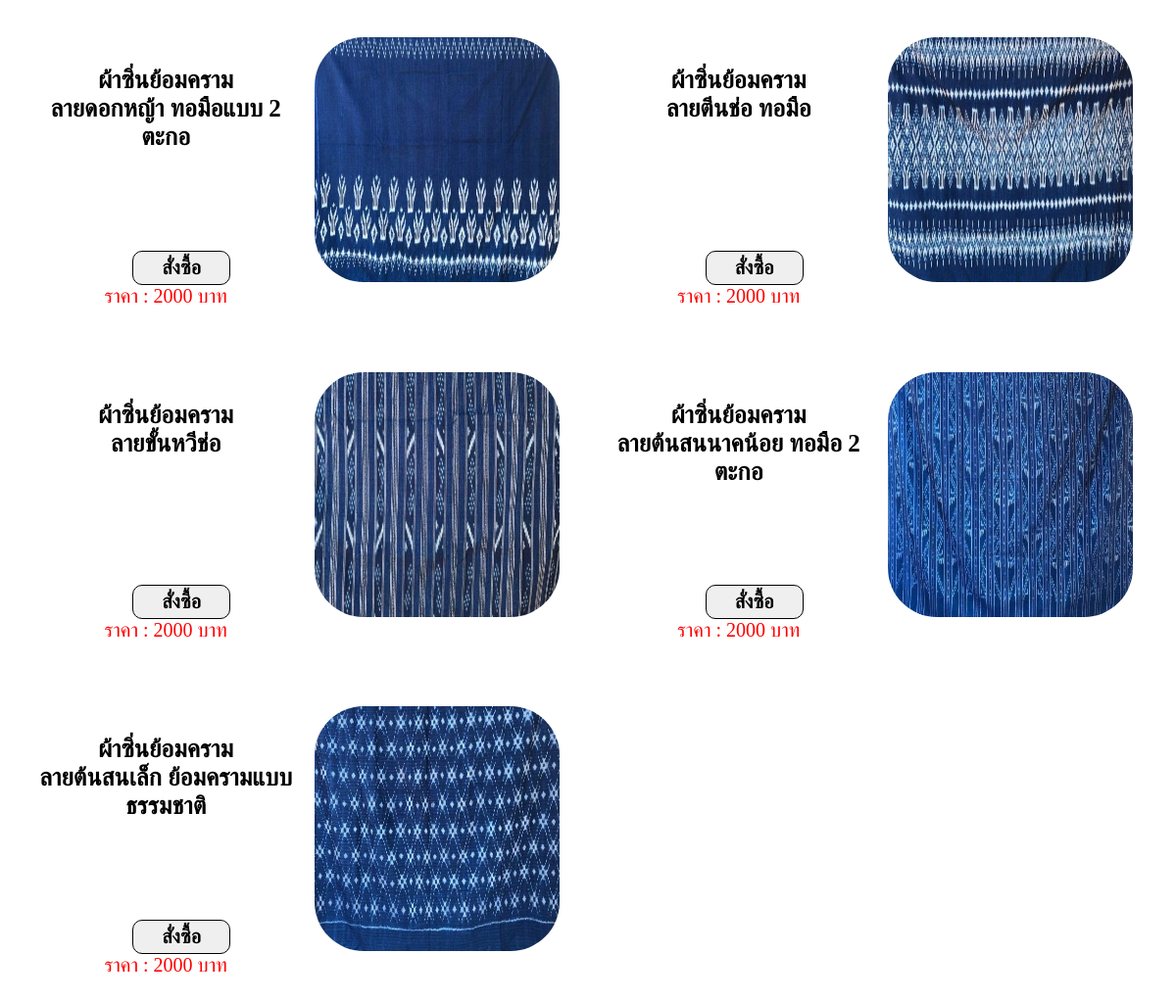
The app's page /storeshow2.php with its own data.
### tables this page shows
CREATE TABLE `products` (
  `ProductID` int(3) NOT NULL,
  `CategoryID` int(5) NOT NULL,
  `img` varchar(20) NOT NULL,
  `ProductName` varchar(50) NOT NULL,
  `Price` int(10) NOT NULL,
  `Quantity` int(10) NOT NULL
);

CREATE TABLE `categories` (
  `CategoryID` int(5) NOT NULL,
  `CategoryName` text NOT NULL,
  `regionID` int(1) NOT NULL
);

### storeshow2.php (the view, shortened to what this page needs)
<link rel="stylesheet" href="cssstore.css">
<?php
	include('server.php');
	$sql = $sql = "SELECT ProductName,Price,categories.CategoryName,img,ProductID
	FROM `products`
	INNER JOIN categories ON products.CategoryID = categories.CategoryID
	WHERE categories.CategoryID = 10001";
	$result = $conn->query($sql);
	if ($result->num_rows > 0) {
		while($row = $result->fetch_assoc()) {
			echo '<div class="productgrid">';
		while($row = $result->fetch_assoc()) {
			echo "<form method='post' action='buyproducts.php'>";
				echo '<div class="productgrid">';
				echo "<h1>".$row["CategoryName"].'<br>'.$row["ProductName"]."</h1>";
				echo '<div>';
				echo "<td>"."<img src='image/product/".$row["img"]."' width='250' height='250'> </td>";
				echo '</div>';
				echo "<div><button class=btnmo type=submit name=buy>สั่งซื้อ</button>";
				echo "<a style='color: red; font-size:20px;'>ราคา : ".$row["Price"]." บาท</a>";
				echo "</div>";
				echo '</div>';
			echo "</form>";
		}
	}
	} else {
		echo "ไม่พบข้อมูล" ;
	}
?>

### cssstore.css (style rules this page uses)
.productgrid { padding: 15px; display: grid; grid-template-columns: 1fr 1fr; text-align: center; column-gap: 15px; row-gap: 20px; }
img { border-radius: 20%; }
.productgrid h1 { font-size: 25px; margin-top: 30px; }
.productgrid button { font-weight: bold; font-size: 20px; border: 1px solid black; border-radius: 10px; width: 100px; height: 35px; color: rgb(0, 0, 0); margin-left: 37%; margin-top: -20%; display: block; }

### records on screen
products: CategoryID.CategoryName "ผ้าซิ่นย้อมคราม", ProductName "ลายดอกหญ้า ทอมือแบบ 2 ตะกอ", img (picture), Price "2000"
products: CategoryID.CategoryName "ผ้าซิ่นย้อมคราม", ProductName "ลายตีนช่อ ทอมือ", img (picture), Price "2000"
products: CategoryID.CategoryName "ผ้าซิ่นย้อมคราม", ProductName "ลายขั้นหวีช่อ", img (picture), Price "2000"
products: CategoryID.CategoryName "ผ้าซิ่นย้อมคราม", ProductName "ลายต้นสนนาคน้อย ทอมือ 2 ตะกอ", img (picture), Price "2000"
products: CategoryID.CategoryName "ผ้าซิ่นย้อมคราม", ProductName "ลายต้นสนเล็ก ย้อมครามแบบธรรมชาติ", img (picture), Price "2000"
